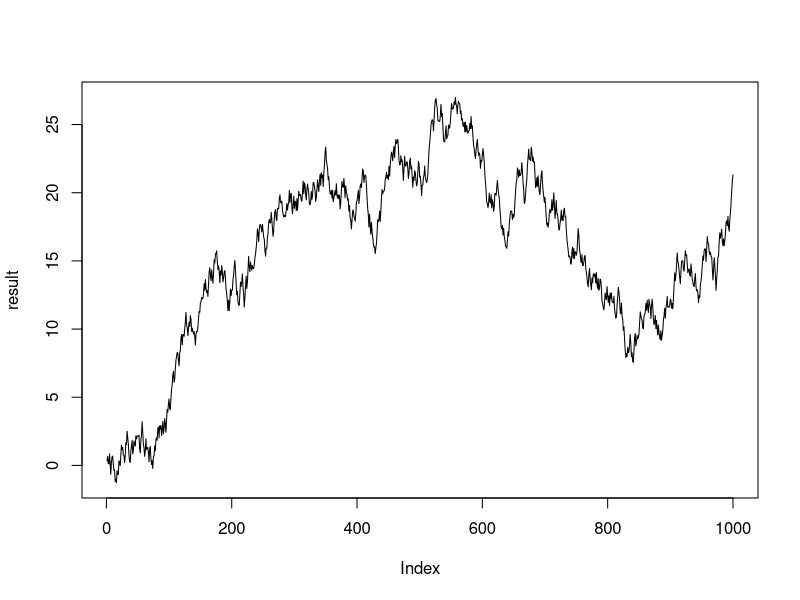
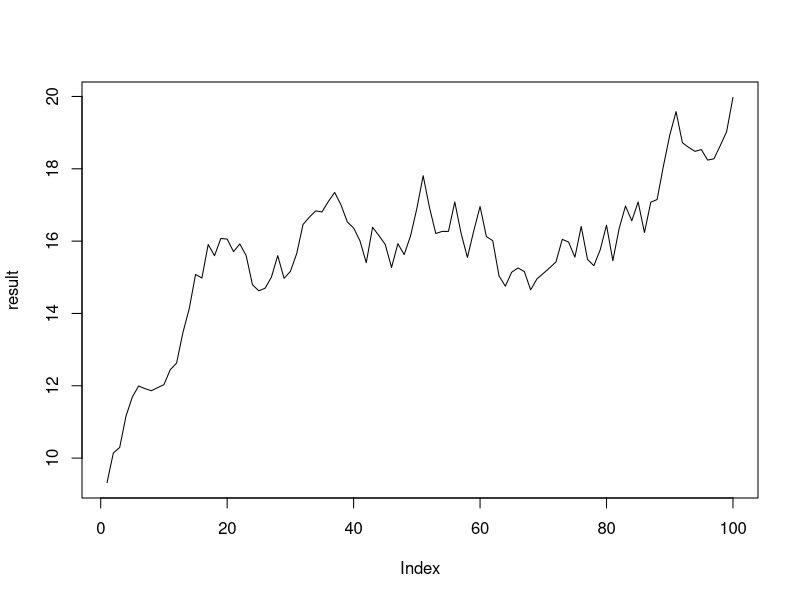

Generate these figures, in order, with R:
### Fifth session: Basic programming in R ###########################

### Functions #######################################################

  # Empty workspace
  rm(list=ls())
  ls()
  # Or restart session with Ctrl+Shift+F10

  # Basic example
  add <- function(a,b) {
    a+b
  }

  # What did the last call do?
  ls()
  add
  class(add)

  # Using the function
  add(1,2)
  add(3,5)
  add(a=3,b=5)

  # More complex example
  addsum <- function(x) {

    number <- 0

    for(j in 1:x) {

      number <- number + j

    }

    return(number)

  }

  addsum(11)

  # More efficient alternative
  addsum(10)
  sum(1:10)


### for-loops #######################################################

  # Example 1
  number <- 0 # For result

  for(j in 1:10) {

    number <- number + j

  }

  number

  # Example 2
  values <- c(2,3,4,7,9)

  number <- 0

  for(i in values) {

    number <- number + i

  }

  number


### Nested loops ####################################################

  numbers <- NULL

  for(i in 1:10) {

    numbers[i] <- 0

    for(j in 1:i) {
      numbers[i] <- numbers[i]+j
    }

  }

  numbers


### Random numbers ##################################################

  # Uniform distribution
  runif(5)
  runif(5)
  runif(5)
  runif(10)

  test1 <- runif(100)
  summary(test1)

  test2 <- runif(100,min=-1,max=1)
  summary(test2)

  # Normal distribution
  rnorm(10)
  rnorm(10,mean=2,sd=5)


### Simple example combining a few things ###########################

  random.walk <- function(steps,start=0) {

    path <- runif(n=steps,min=-1,max=1)

    start+cumsum(path)

  }

  random.walk(steps=1000)

  result <- random.walk(steps=1000)
  plot(result,type="l")

  result <- random.walk(steps=100,start=10)
  plot(result,type="l")
